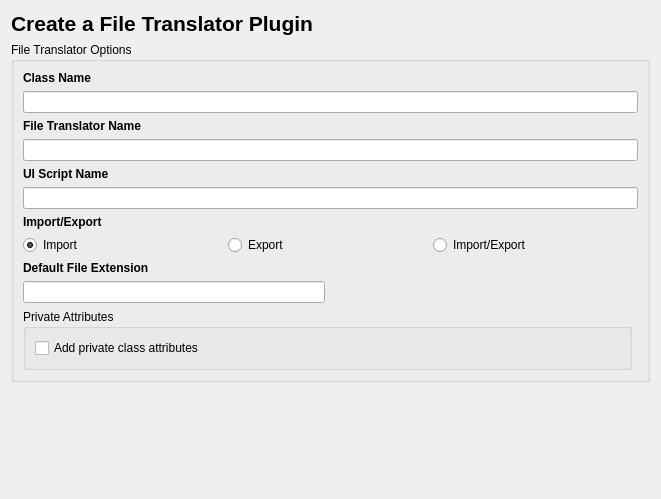
<?xml version="1.0" encoding="UTF-8"?>
<ui version="4.0">
 <class>FileTranslatorPlugin</class>
 <widget class="QWidget" name="FileTranslatorPlugin">
  <property name="geometry">
   <rect>
    <x>0</x>
    <y>0</y>
    <width>661</width>
    <height>499</height>
   </rect>
  </property>
  <property name="windowTitle">
   <string>Form</string>
  </property>
  <layout class="QVBoxLayout" name="verticalLayout_2">
   <item>
    <layout class="QVBoxLayout" name="verticalLayout">
     <item>
      <widget class="QLabel" name="lbl_fileTransTitle">
       <property name="font">
        <font>
         <pointsize>16</pointsize>
         <weight>75</weight>
         <bold>true</bold>
        </font>
       </property>
       <property name="text">
        <string>Create a File Translator Plugin</string>
       </property>
      </widget>
     </item>
     <item>
      <widget class="QGroupBox" name="gbx_fileTransOptions">
       <property name="title">
        <string>File Translator Options</string>
       </property>
       <layout class="QGridLayout" name="gridLayout">
        <item row="0" column="0" colspan="3">
         <widget class="QLabel" name="lbl_className">
          <property name="font">
           <font>
            <weight>75</weight>
            <bold>true</bold>
           </font>
          </property>
          <property name="text">
           <string>Class Name</string>
          </property>
         </widget>
        </item>
        <item row="5" column="0" colspan="3">
         <widget class="QLineEdit" name="line_uiScriptName"/>
        </item>
        <item row="2" column="0" colspan="3">
         <widget class="QLabel" name="lbl_transName">
          <property name="font">
           <font>
            <weight>75</weight>
            <bold>true</bold>
           </font>
          </property>
          <property name="text">
           <string>File Translator Name</string>
          </property>
         </widget>
        </item>
        <item row="3" column="0" colspan="3">
         <widget class="QLineEdit" name="line_transName"/>
        </item>
        <item row="1" column="0" colspan="3">
         <widget class="QLineEdit" name="line_className"/>
        </item>
        <item row="4" column="0" colspan="3">
         <widget class="QLabel" name="lbl_uiScriptName">
          <property name="font">
           <font>
            <weight>75</weight>
            <bold>true</bold>
           </font>
          </property>
          <property name="text">
           <string>UI Script Name</string>
          </property>
         </widget>
        </item>
        <item row="9" column="0">
         <widget class="QLineEdit" name="line_fileExt"/>
        </item>
        <item row="6" column="0" colspan="3">
         <widget class="QLabel" name="lbl_impExp">
          <property name="font">
           <font>
            <weight>75</weight>
            <bold>true</bold>
           </font>
          </property>
          <property name="text">
           <string>Import/Export</string>
          </property>
         </widget>
        </item>
        <item row="8" column="0" colspan="3">
         <widget class="QLabel" name="lbl_defExt">
          <property name="font">
           <font>
            <weight>75</weight>
            <bold>true</bold>
           </font>
          </property>
          <property name="text">
           <string>Default File Extension</string>
          </property>
         </widget>
        </item>
        <item row="9" column="1">
         <spacer name="horizontalSpacer">
          <property name="orientation">
           <enum>Qt::Horizontal</enum>
          </property>
          <property name="sizeHint" stdset="0">
           <size>
            <width>40</width>
            <height>20</height>
           </size>
          </property>
         </spacer>
        </item>
        <item row="7" column="0" colspan="2">
         <layout class="QHBoxLayout" name="horizontalLayout_2">
          <item>
           <widget class="QRadioButton" name="rdio_Import">
            <property name="text">
             <string>Import</string>
            </property>
            <property name="checked">
             <bool>true</bool>
            </property>
           </widget>
          </item>
          <item>
           <widget class="QRadioButton" name="rdio_export">
            <property name="text">
             <string>Export</string>
            </property>
           </widget>
          </item>
          <item>
           <widget class="QRadioButton" name="rdio_impExp">
            <property name="text">
             <string>Import/Export</string>
            </property>
           </widget>
          </item>
         </layout>
        </item>
        <item row="10" column="0" colspan="2">
         <widget class="QGroupBox" name="gbx_addPribAttribs">
          <property name="title">
           <string>Private Attributes</string>
          </property>
          <layout class="QVBoxLayout" name="verticalLayout_3">
           <item>
            <widget class="QCheckBox" name="cbx_addPrivAttribs">
             <property name="text">
              <string>Add private class attributes</string>
             </property>
            </widget>
           </item>
          </layout>
         </widget>
        </item>
       </layout>
      </widget>
     </item>
    </layout>
   </item>
   <item>
    <spacer name="verticalSpacer">
     <property name="orientation">
      <enum>Qt::Vertical</enum>
     </property>
     <property name="sizeHint" stdset="0">
      <size>
       <width>20</width>
       <height>40</height>
      </size>
     </property>
    </spacer>
   </item>
  </layout>
 </widget>
 <tabstops>
  <tabstop>line_className</tabstop>
  <tabstop>line_transName</tabstop>
  <tabstop>line_uiScriptName</tabstop>
  <tabstop>rdio_Import</tabstop>
  <tabstop>rdio_export</tabstop>
  <tabstop>rdio_impExp</tabstop>
  <tabstop>line_fileExt</tabstop>
  <tabstop>cbx_addPrivAttribs</tabstop>
 </tabstops>
 <resources/>
 <connections/>
</ui>
